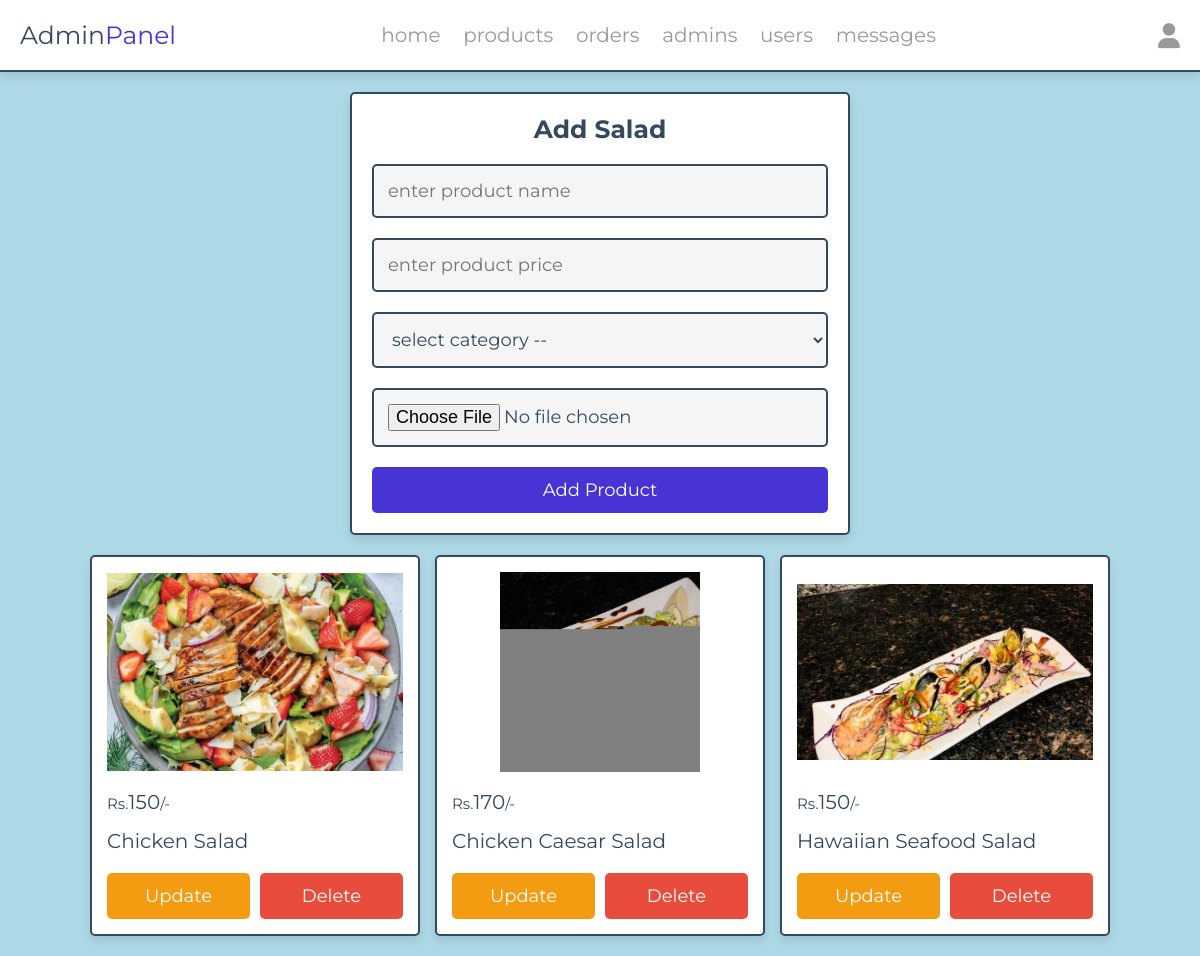
/admin/salada.php (signed in), run on the app's committed database.
### tables this page shows
CREATE TABLE `salada` (
  `id` int(100) NOT NULL,
  `name` varchar(100) NOT NULL,
  `price` int(10) NOT NULL,
  `image` varchar(100) NOT NULL,
  `category` varchar(100) NOT NULL
);

### admin/salada.php (the view, shortened to what this page needs)
<?php
include '../components/connect.php';
?>
<!DOCTYPE html>
<html lang="en">
<head>
   <link rel="stylesheet" href="https://cdnjs.cloudflare.com/ajax/libs/font-awesome/6.1.1/css/all.min.css">
   <link rel="stylesheet" href="../css/admin_style.css">
   <link rel="stylesheet" href="../css/das.css">
</head>
<body>
<?php include '../components/admin_header.php' ?>
<section class="add-products">
   <form action="" method="POST" enctype="multipart/form-data">
      <h3>Add Salad</h3>
      <input type="text" required placeholder="enter product name" name="name" maxlength="100" class="box">
      <input type="text" min="0" max="9999999999" required placeholder="enter product price" name="price" onkeypress="if(this.value.length == 10) return false;" class="box">
      <select name="category" class="box" required>
         <option value="" disabled selected>select category --</option>
      </select>
      <input type="file" name="image" class="box" accept="image/jpg, image/jpeg, image/png, image/webp" required>
      <input type="submit" value="add product" name="add_product" class="btn">
   </form>
</section>
<section class="show-products" style="padding-top: 0;">
   <div class="box-container">
   <?php
      $show_products = $conn->prepare("SELECT * FROM `salada`");
      $show_products->execute();
      if($show_products->rowCount() > 0){
         while($fetch_products = $show_products->fetch(PDO::FETCH_ASSOC)){
   ?>
   <div class="box">
      <img src="../uploaded_img/<?= $fetch_products['image']; ?>" alt="">
      <div class="flex">
         <div class="price"><span>Rs.</span><?= $fetch_products['price']; ?><span>/-</span></div>
      </div>
      <div class="name"><?= $fetch_products['name']; ?></div>
      <div class="flex-btn">
         <a href="salada_up.php?update=<?= $fetch_products['id']; ?>" class="option-btn">update</a>
         <a href="salada.php?delete=<?= $fetch_products['id']; ?>" class="delete-btn" onclick="return confirm('delete this product?');">delete</a>
      </div>
   </div>
   <?php
         }
      }else{
         echo '<p class="empty">no products added yet!</p>';
      }
   ?>
   </div>
</section>
</body>
</html>

### css/admin_style.css (style rules this page uses)
:root { --main-color:#4834d4; --red:#e74c3c; --orange:#f39c12; --black:#34495e; --white:#fff; --light-bg:#f5f5f5; --light-color:#999; --border:.2rem solid var(--black); --box-shadow:0 .5rem 1rem rgba(0,0,0,.1); }
* { font-family: 'Montserrat', sans-serif; margin:0; padding:0; box-sizing: border-box; text-decoration: none; outline: none; border:none; }
html { font-size: 62.5%; overflow-x: hidden; }
body { background-color: var(--light-bg); }
section { max-width: 1200px; margin:0 auto; padding:2rem; }
.btn, .delete-btn, .option-btn { display: block; margin-top: 1rem; border-radius: .5rem; cursor: pointer; width: 100%; font-size: 1.8rem; color:var(--white); padding:1.2rem 3rem; text-transform: capitalize; text-align: center; }
.btn { background-color: var(--main-color); }
.delete-btn { background-color: var(--red); }
.option-btn { background-color: var(--orange); }
.flex-btn { display: flex; gap:1rem; }
.add-products form { margin:0 auto; max-width: 50rem; background-color: var(--white); border-radius: .5rem; box-shadow: var(--box-shadow); border:var(--border); padding:2rem; text-align: center; }
.add-products form h3 { margin-bottom: 1rem; font-size: 2.5rem; color:var(--black); text-transform: capitalize; }
.add-products form .box { background-color: var(--light-bg); border:var(--border); width: 100%; padding:1.4rem; font-size: 1.8rem; color:var(--black); border-radius: .5rem; margin: 1rem 0; }
.show-products .box-container { display: grid; grid-template-columns: repeat(auto-fit, 33rem); gap:1.5rem; justify-content: center; align-items: flex-start; }
.show-products .box-container .box { background-color: var(--white); border-radius: .5rem; box-shadow: var(--box-shadow); border:var(--border); padding:1.5rem; }
.show-products .box-container .box img { width: 100%; height: 20rem; object-fit: contain; margin-bottom: 1rem; }
.show-products .box-container .box .name { font-size: 2rem; color:var(--black); padding:1rem 0; }
.show-products .box-container .box .flex { display: flex; align-items: center; gap:1rem; justify-content: space-between; }
.show-products .box-container .box .flex .price { font-size: 2rem; color:var(--black); margin:.5rem 0; }
.show-products .box-container .box .flex .price span { font-size: 1.5rem; }

### css/das.css (style rules this page uses)
body { background-color:lightblue; }

### data on the page
salada: image (picture), price "150", name "Chicken Salad"
salada: image (picture), price "170", name "Chicken Caesar Salad"
salada: image (picture), price "150", name "Hawaiian Seafood Salad"
